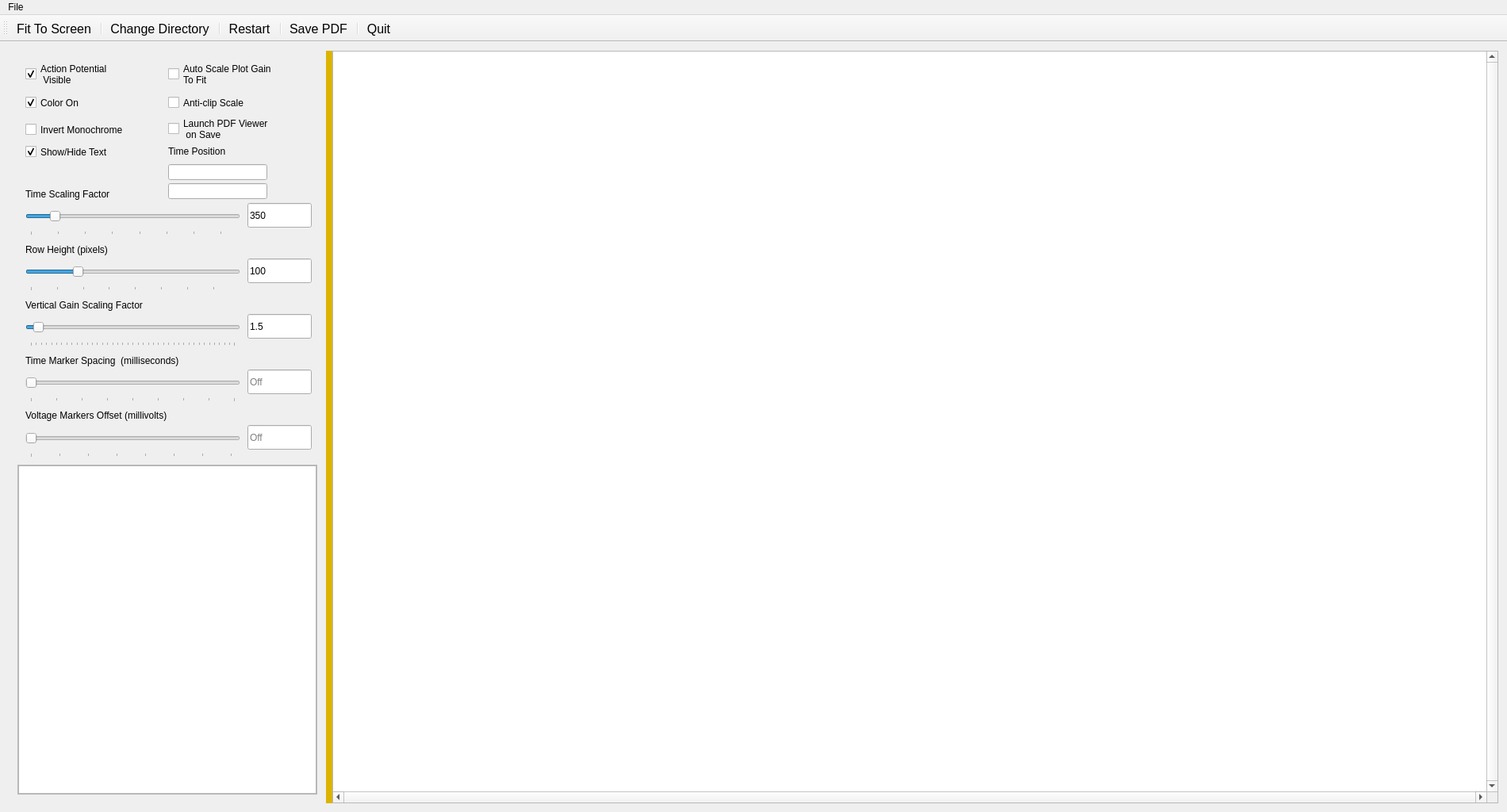
<?xml version="1.0" encoding="UTF-8"?>
<ui version="4.0">
 <class>SimViewer</class>
 <widget class="QMainWindow" name="SimViewer">
  <property name="geometry">
   <rect>
    <x>0</x>
    <y>0</y>
    <width>1900</width>
    <height>1024</height>
   </rect>
  </property>
  <property name="sizePolicy">
   <sizepolicy hsizetype="Expanding" vsizetype="Preferred">
    <horstretch>0</horstretch>
    <verstretch>0</verstretch>
   </sizepolicy>
  </property>
  <property name="mouseTracking">
   <bool>false</bool>
  </property>
  <property name="windowTitle">
   <string>SimViewer</string>
  </property>
  <property name="windowIcon">
   <iconset>
    <normaloff>:/simviewer.png</normaloff>
    <normalon>:/simviewer.png</normalon>:/simviewer.png</iconset>
  </property>
  <property name="toolButtonStyle">
   <enum>Qt::ToolButtonIconOnly</enum>
  </property>
  <property name="animated">
   <bool>true</bool>
  </property>
  <widget class="QWidget" name="centralWidget">
   <property name="mouseTracking">
    <bool>false</bool>
   </property>
   <layout class="QHBoxLayout" name="horizontalLayout_2">
    <item>
     <widget class="QSplitter" name="winSplitter">
      <property name="sizePolicy">
       <sizepolicy hsizetype="MinimumExpanding" vsizetype="Preferred">
        <horstretch>0</horstretch>
        <verstretch>0</verstretch>
       </sizepolicy>
      </property>
      <property name="maximumSize">
       <size>
        <width>16777215</width>
        <height>16777215</height>
       </size>
      </property>
      <property name="mouseTracking">
       <bool>false</bool>
      </property>
      <property name="styleSheet">
       <string notr="true">QSplitter:handle:horizontal {background:rgb(220,180,0)}</string>
      </property>
      <property name="frameShape">
       <enum>QFrame::NoFrame</enum>
      </property>
      <property name="midLineWidth">
       <number>0</number>
      </property>
      <property name="orientation">
       <enum>Qt::Horizontal</enum>
      </property>
      <property name="handleWidth">
       <number>8</number>
      </property>
      <widget class="QFrame" name="leftFrame">
       <property name="sizePolicy">
        <sizepolicy hsizetype="MinimumExpanding" vsizetype="Expanding">
         <horstretch>0</horstretch>
         <verstretch>0</verstretch>
        </sizepolicy>
       </property>
       <property name="maximumSize">
        <size>
         <width>400</width>
         <height>16777215</height>
        </size>
       </property>
       <property name="frameShape">
        <enum>QFrame::NoFrame</enum>
       </property>
       <property name="frameShadow">
        <enum>QFrame::Raised</enum>
       </property>
       <layout class="QVBoxLayout" name="verticalLayout_3" stretch="6,5">
        <item>
         <widget class="QFrame" name="leftTopSubFrame">
          <property name="sizePolicy">
           <sizepolicy hsizetype="Preferred" vsizetype="Preferred">
            <horstretch>0</horstretch>
            <verstretch>0</verstretch>
           </sizepolicy>
          </property>
          <property name="minimumSize">
           <size>
            <width>0</width>
            <height>505</height>
           </size>
          </property>
          <property name="maximumSize">
           <size>
            <width>16777215</width>
            <height>16777215</height>
           </size>
          </property>
          <property name="frameShape">
           <enum>QFrame::NoFrame</enum>
          </property>
          <property name="frameShadow">
           <enum>QFrame::Raised</enum>
          </property>
          <widget class="QCheckBox" name="showText">
           <property name="geometry">
            <rect>
             <x>10</x>
             <y>105</y>
             <width>211</width>
             <height>23</height>
            </rect>
           </property>
           <property name="text">
            <string>Show/Hide Text</string>
           </property>
           <property name="checked">
            <bool>true</bool>
           </property>
          </widget>
          <widget class="QSlider" name="tbaseSlider">
           <property name="geometry">
            <rect>
             <x>10</x>
             <y>181</y>
             <width>271</width>
             <height>41</height>
            </rect>
           </property>
           <property name="font">
            <font>
             <pointsize>10</pointsize>
            </font>
           </property>
           <property name="mouseTracking">
            <bool>true</bool>
           </property>
           <property name="autoFillBackground">
            <bool>false</bool>
           </property>
           <property name="styleSheet">
            <string notr="true"/>
           </property>
           <property name="minimum">
            <number>1</number>
           </property>
           <property name="maximum">
            <number>3000</number>
           </property>
           <property name="singleStep">
            <number>1</number>
           </property>
           <property name="pageStep">
            <number>100</number>
           </property>
           <property name="value">
            <number>350</number>
           </property>
           <property name="tracking">
            <bool>true</bool>
           </property>
           <property name="orientation">
            <enum>Qt::Horizontal</enum>
           </property>
           <property name="invertedAppearance">
            <bool>false</bool>
           </property>
           <property name="invertedControls">
            <bool>false</bool>
           </property>
           <property name="tickPosition">
            <enum>QSlider::TicksBelow</enum>
           </property>
           <property name="tickInterval">
            <number>400</number>
           </property>
          </widget>
          <widget class="QLabel" name="spaceLabel">
           <property name="geometry">
            <rect>
             <x>10</x>
             <y>231</y>
             <width>261</width>
             <height>17</height>
            </rect>
           </property>
           <property name="text">
            <string>Row Height (pixels)</string>
           </property>
          </widget>
          <widget class="QLineEdit" name="spaceText">
           <property name="geometry">
            <rect>
             <x>290</x>
             <y>251</y>
             <width>81</width>
             <height>31</height>
            </rect>
           </property>
           <property name="text">
            <string>100</string>
           </property>
           <property name="readOnly">
            <bool>true</bool>
           </property>
          </widget>
          <widget class="QSlider" name="voltmarkerSlider">
           <property name="geometry">
            <rect>
             <x>10</x>
             <y>461</y>
             <width>271</width>
             <height>41</height>
            </rect>
           </property>
           <property name="minimum">
            <number>-1</number>
           </property>
           <property name="maximum">
            <number>70</number>
           </property>
           <property name="pageStep">
            <number>5</number>
           </property>
           <property name="value">
            <number>-1</number>
           </property>
           <property name="sliderPosition">
            <number>-1</number>
           </property>
           <property name="orientation">
            <enum>Qt::Horizontal</enum>
           </property>
           <property name="tickPosition">
            <enum>QSlider::TicksBelow</enum>
           </property>
           <property name="tickInterval">
            <number>10</number>
           </property>
          </widget>
          <widget class="QLineEdit" name="vgainText">
           <property name="geometry">
            <rect>
             <x>290</x>
             <y>321</y>
             <width>81</width>
             <height>31</height>
            </rect>
           </property>
           <property name="text">
            <string>1.5</string>
           </property>
           <property name="readOnly">
            <bool>true</bool>
           </property>
          </widget>
          <widget class="QLabel" name="voltmarkerLabel">
           <property name="geometry">
            <rect>
             <x>10</x>
             <y>441</y>
             <width>261</width>
             <height>17</height>
            </rect>
           </property>
           <property name="text">
            <string>&lt;html&gt;&lt;head/&gt;&lt;body&gt;&lt;p&gt;Voltage Markers Offset (millivolts)&lt;/p&gt;&lt;/body&gt;&lt;/html&gt;</string>
           </property>
          </widget>
          <widget class="QCheckBox" name="colorOn">
           <property name="geometry">
            <rect>
             <x>10</x>
             <y>43</y>
             <width>151</width>
             <height>23</height>
            </rect>
           </property>
           <property name="text">
            <string>Color On</string>
           </property>
           <property name="checked">
            <bool>true</bool>
           </property>
          </widget>
          <widget class="QLineEdit" name="voltmarkerText">
           <property name="geometry">
            <rect>
             <x>290</x>
             <y>461</y>
             <width>81</width>
             <height>31</height>
            </rect>
           </property>
           <property name="text">
            <string/>
           </property>
           <property name="readOnly">
            <bool>true</bool>
           </property>
           <property name="placeholderText">
            <string>Off</string>
           </property>
          </widget>
          <widget class="QSlider" name="vgainSlider">
           <property name="geometry">
            <rect>
             <x>10</x>
             <y>321</y>
             <width>271</width>
             <height>41</height>
            </rect>
           </property>
           <property name="minimum">
            <number>1</number>
           </property>
           <property name="maximum">
            <number>400</number>
           </property>
           <property name="pageStep">
            <number>5</number>
           </property>
           <property name="value">
            <number>15</number>
           </property>
           <property name="orientation">
            <enum>Qt::Horizontal</enum>
           </property>
           <property name="tickPosition">
            <enum>QSlider::TicksBelow</enum>
           </property>
           <property name="tickInterval">
            <number>10</number>
           </property>
          </widget>
          <widget class="QCheckBox" name="apVisible">
           <property name="geometry">
            <rect>
             <x>10</x>
             <y>2</y>
             <width>151</width>
             <height>33</height>
            </rect>
           </property>
           <property name="text">
            <string>Action Potential
 Visible</string>
           </property>
           <property name="checked">
            <bool>true</bool>
           </property>
          </widget>
          <widget class="QLineEdit" name="timemarkerText">
           <property name="geometry">
            <rect>
             <x>290</x>
             <y>391</y>
             <width>81</width>
             <height>31</height>
            </rect>
           </property>
           <property name="text">
            <string/>
           </property>
           <property name="readOnly">
            <bool>true</bool>
           </property>
           <property name="placeholderText">
            <string>Off</string>
           </property>
          </widget>
          <widget class="QLabel" name="tbaseLabel">
           <property name="geometry">
            <rect>
             <x>10</x>
             <y>161</y>
             <width>271</width>
             <height>17</height>
            </rect>
           </property>
           <property name="text">
            <string>Time Scaling Factor</string>
           </property>
          </widget>
          <widget class="QLabel" name="timeLable">
           <property name="geometry">
            <rect>
             <x>10</x>
             <y>371</y>
             <width>251</width>
             <height>17</height>
            </rect>
           </property>
           <property name="text">
            <string>Time Marker Spacing  (milliseconds)</string>
           </property>
          </widget>
          <widget class="QLineEdit" name="tbaseText">
           <property name="geometry">
            <rect>
             <x>290</x>
             <y>181</y>
             <width>81</width>
             <height>31</height>
            </rect>
           </property>
           <property name="text">
            <string>350</string>
           </property>
           <property name="readOnly">
            <bool>true</bool>
           </property>
          </widget>
          <widget class="QCheckBox" name="invertBW">
           <property name="geometry">
            <rect>
             <x>10</x>
             <y>77</y>
             <width>211</width>
             <height>23</height>
            </rect>
           </property>
           <property name="text">
            <string>Invert Monochrome</string>
           </property>
           <property name="checked">
            <bool>false</bool>
           </property>
          </widget>
          <widget class="QSlider" name="spacingSlider">
           <property name="geometry">
            <rect>
             <x>10</x>
             <y>251</y>
             <width>271</width>
             <height>41</height>
            </rect>
           </property>
           <property name="minimum">
            <number>10</number>
           </property>
           <property name="maximum">
            <number>400</number>
           </property>
           <property name="pageStep">
            <number>10</number>
           </property>
           <property name="value">
            <number>100</number>
           </property>
           <property name="orientation">
            <enum>Qt::Horizontal</enum>
           </property>
           <property name="tickPosition">
            <enum>QSlider::TicksBelow</enum>
           </property>
           <property name="tickInterval">
            <number>50</number>
           </property>
          </widget>
          <widget class="QSlider" name="timemarkerSlider">
           <property name="geometry">
            <rect>
             <x>10</x>
             <y>391</y>
             <width>271</width>
             <height>41</height>
            </rect>
           </property>
           <property name="minimum">
            <number>0</number>
           </property>
           <property name="maximum">
            <number>8000</number>
           </property>
           <property name="pageStep">
            <number>1000</number>
           </property>
           <property name="value">
            <number>0</number>
           </property>
           <property name="tracking">
            <bool>true</bool>
           </property>
           <property name="orientation">
            <enum>Qt::Horizontal</enum>
           </property>
           <property name="tickPosition">
            <enum>QSlider::TicksBelow</enum>
           </property>
           <property name="tickInterval">
            <number>1000</number>
           </property>
          </widget>
          <widget class="QLabel" name="label_3">
           <property name="geometry">
            <rect>
             <x>10</x>
             <y>301</y>
             <width>251</width>
             <height>17</height>
            </rect>
           </property>
           <property name="text">
            <string>Vertical Gain Scaling Factor</string>
           </property>
          </widget>
          <widget class="QCheckBox" name="launchViewer">
           <property name="geometry">
            <rect>
             <x>190</x>
             <y>71</y>
             <width>191</width>
             <height>33</height>
            </rect>
           </property>
           <property name="text">
            <string>Launch PDF Viewer
 on Save</string>
           </property>
           <property name="checked">
            <bool>false</bool>
           </property>
          </widget>
          <widget class="QLineEdit" name="currXY">
           <property name="geometry">
            <rect>
             <x>190</x>
             <y>132</y>
             <width>125</width>
             <height>20</height>
            </rect>
           </property>
           <property name="readOnly">
            <bool>true</bool>
           </property>
          </widget>
          <widget class="QLabel" name="timeLabel">
           <property name="geometry">
            <rect>
             <x>190</x>
             <y>109</y>
             <width>141</width>
             <height>14</height>
            </rect>
           </property>
           <property name="text">
            <string>Time Position</string>
           </property>
          </widget>
          <widget class="QCheckBox" name="autoScale">
           <property name="geometry">
            <rect>
             <x>190</x>
             <y>2</y>
             <width>191</width>
             <height>33</height>
            </rect>
           </property>
           <property name="text">
            <string>Auto Scale Plot Gain
To Fit</string>
           </property>
           <property name="checked">
            <bool>false</bool>
           </property>
          </widget>
          <widget class="QCheckBox" name="autoAntiClip">
           <property name="geometry">
            <rect>
             <x>190</x>
             <y>43</y>
             <width>190</width>
             <height>23</height>
            </rect>
           </property>
           <property name="toolTip">
            <string>&lt;html&gt;&lt;head/&gt;&lt;body&gt;&lt;p&gt;If the current vertical gain setting would cause a Y value to exceed the row height, adjust the gain for that row to keep the value inside the row height.&lt;/p&gt;&lt;/body&gt;&lt;/html&gt;</string>
           </property>
           <property name="text">
            <string>Anti-clip Scale</string>
           </property>
           <property name="checked">
            <bool>false</bool>
           </property>
          </widget>
          <widget class="QLineEdit" name="currXYRaw">
           <property name="geometry">
            <rect>
             <x>190</x>
             <y>156</y>
             <width>125</width>
             <height>20</height>
            </rect>
           </property>
           <property name="readOnly">
            <bool>true</bool>
           </property>
          </widget>
         </widget>
        </item>
        <item>
         <widget class="QFrame" name="leftBottomSubframe">
          <property name="frameShape">
           <enum>QFrame::StyledPanel</enum>
          </property>
          <property name="frameShadow">
           <enum>QFrame::Raised</enum>
          </property>
          <layout class="QVBoxLayout" name="verticalLayout_2">
           <property name="spacing">
            <number>0</number>
           </property>
           <property name="leftMargin">
            <number>0</number>
           </property>
           <property name="topMargin">
            <number>0</number>
           </property>
           <property name="rightMargin">
            <number>0</number>
           </property>
           <property name="bottomMargin">
            <number>0</number>
           </property>
           <item>
            <widget class="QPlainTextEdit" name="infoBox">
             <property name="sizePolicy">
              <sizepolicy hsizetype="Expanding" vsizetype="Expanding">
               <horstretch>0</horstretch>
               <verstretch>0</verstretch>
              </sizepolicy>
             </property>
             <property name="font">
              <font>
               <family>Times New Roman</family>
               <pointsize>12</pointsize>
              </font>
             </property>
             <property name="undoRedoEnabled">
              <bool>false</bool>
             </property>
             <property name="textInteractionFlags">
              <set>Qt::TextSelectableByKeyboard|Qt::TextSelectableByMouse</set>
             </property>
            </widget>
           </item>
          </layout>
         </widget>
        </item>
       </layout>
      </widget>
      <widget class="QFrame" name="rightFrame">
       <property name="frameShape">
        <enum>QFrame::NoFrame</enum>
       </property>
       <property name="frameShadow">
        <enum>QFrame::Raised</enum>
       </property>
       <layout class="QVBoxLayout" name="verticalLayout">
        <property name="spacing">
         <number>0</number>
        </property>
        <property name="leftMargin">
         <number>0</number>
        </property>
        <property name="topMargin">
         <number>0</number>
        </property>
        <property name="rightMargin">
         <number>0</number>
        </property>
        <property name="bottomMargin">
         <number>0</number>
        </property>
        <item>
         <widget class="QGraphicsView" name="plotView">
          <property name="cursor" stdset="0">
           <cursorShape>SizeFDiagCursor</cursorShape>
          </property>
          <property name="mouseTracking">
           <bool>true</bool>
          </property>
          <property name="verticalScrollBarPolicy">
           <enum>Qt::ScrollBarAlwaysOn</enum>
          </property>
          <property name="horizontalScrollBarPolicy">
           <enum>Qt::ScrollBarAlwaysOn</enum>
          </property>
          <property name="sizeAdjustPolicy">
           <enum>QAbstractScrollArea::AdjustIgnored</enum>
          </property>
          <property name="interactive">
           <bool>true</bool>
          </property>
          <property name="alignment">
           <set>Qt::AlignLeading|Qt::AlignLeft|Qt::AlignTop</set>
          </property>
          <property name="dragMode">
           <enum>QGraphicsView::NoDrag</enum>
          </property>
          <property name="transformationAnchor">
           <enum>QGraphicsView::AnchorViewCenter</enum>
          </property>
         </widget>
        </item>
       </layout>
      </widget>
     </widget>
    </item>
   </layout>
  </widget>
  <widget class="QMenuBar" name="menuBar">
   <property name="geometry">
    <rect>
     <x>0</x>
     <y>0</y>
     <width>1900</width>
     <height>22</height>
    </rect>
   </property>
   <widget class="QMenu" name="menuFile">
    <property name="title">
     <string>File</string>
    </property>
    <addaction name="actionQuit"/>
    <addaction name="actionDebug_show_row_boxes"/>
   </widget>
   <addaction name="menuFile"/>
  </widget>
  <widget class="QToolBar" name="mainToolBar">
   <property name="font">
    <font>
     <family>Arial</family>
     <pointsize>12</pointsize>
     <weight>50</weight>
     <bold>false</bold>
    </font>
   </property>
   <property name="toolTip">
    <string/>
   </property>
   <property name="toolButtonStyle">
    <enum>Qt::ToolButtonTextBesideIcon</enum>
   </property>
   <attribute name="toolBarArea">
    <enum>TopToolBarArea</enum>
   </attribute>
   <attribute name="toolBarBreak">
    <bool>false</bool>
   </attribute>
   <addaction name="actionFit"/>
   <addaction name="separator"/>
   <addaction name="actionChange_Directory"/>
   <addaction name="separator"/>
   <addaction name="actionRestart"/>
   <addaction name="separator"/>
   <addaction name="actionactionPDF"/>
   <addaction name="separator"/>
   <addaction name="actionQuit"/>
  </widget>
  <action name="actionQuit">
   <property name="icon">
    <iconset resource="simbuild.qrc">
     <normaloff>:/quit_icon.png</normaloff>:/quit_icon.png</iconset>
   </property>
   <property name="text">
    <string>Quit</string>
   </property>
  </action>
  <action name="actionFit">
   <property name="icon">
    <iconset>
     <normaloff>:/fittoscreen_icon.png</normaloff>:/fittoscreen_icon.png</iconset>
   </property>
   <property name="text">
    <string>Fit To Screen</string>
   </property>
   <property name="toolTip">
    <string>&lt;html&gt;&lt;head/&gt;&lt;body&gt;&lt;p&gt;Show Complete Horizontal Plot. The Vertical scale is not affected.&lt;/p&gt;&lt;/body&gt;&lt;/html&gt;</string>
   </property>
  </action>
  <action name="actionactionPDF">
   <property name="icon">
    <iconset>
     <normaloff>:/savetopdf_icon.png</normaloff>:/savetopdf_icon.png</iconset>
   </property>
   <property name="text">
    <string>Save PDF</string>
   </property>
   <property name="toolTip">
    <string>Create and optionally view a .pdf file.</string>
   </property>
  </action>
  <action name="actionDebug_show_row_boxes">
   <property name="checkable">
    <bool>true</bool>
   </property>
   <property name="text">
    <string>Debug - show row boxes</string>
   </property>
  </action>
  <action name="actionOpen">
   <property name="text">
    <string>Open</string>
   </property>
  </action>
  <action name="actionChange_Directory">
   <property name="icon">
    <iconset>
     <normaloff>:/chdir_icon.png</normaloff>:/chdir_icon.png</iconset>
   </property>
   <property name="text">
    <string>Change Directory</string>
   </property>
   <property name="toolTip">
    <string>&lt;html&gt;&lt;head/&gt;&lt;body&gt;&lt;p&gt;In stand-alone wave file mode, navigate to a directory with wave files. This is not used when simviewer is part of an active simulation.&lt;/p&gt;&lt;/body&gt;&lt;/html&gt;</string>
   </property>
  </action>
  <action name="actionRestart">
   <property name="icon">
    <iconset>
     <normaloff>:/restart_icon.png</normaloff>:/restart_icon.png</iconset>
   </property>
   <property name="text">
    <string>Restart</string>
   </property>
   <property name="toolTip">
    <string>&lt;html&gt;&lt;head/&gt;&lt;body&gt;&lt;p&gt;In stand-alone mode, read the wave files in the current directory.&lt;/p&gt;&lt;/body&gt;&lt;/html&gt;</string>
   </property>
  </action>
 </widget>
 <layoutdefault spacing="6" margin="11"/>
 <resources/>
 <connections/>
</ui>
